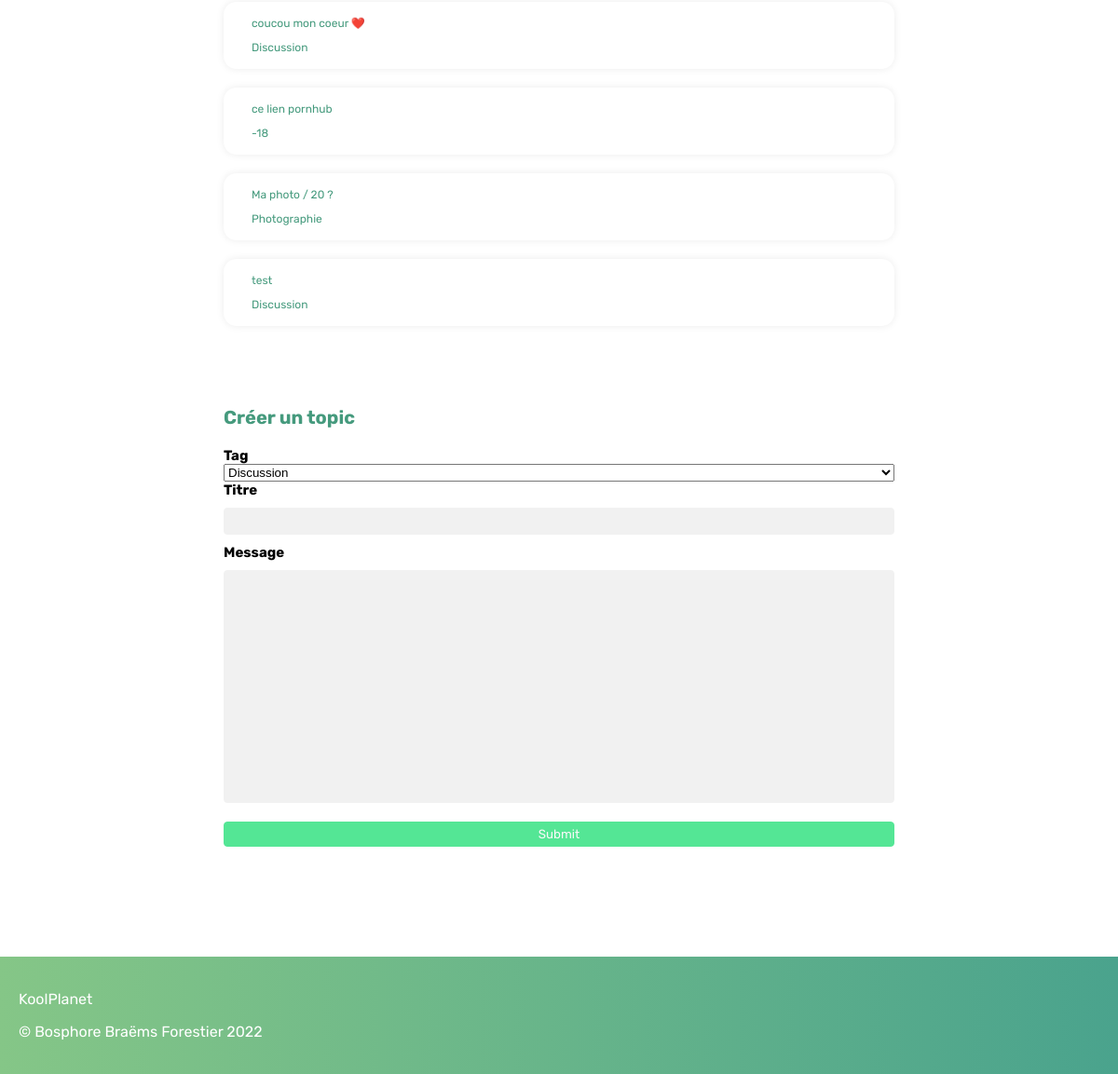
The page /?action=post (signed in, lower part) on the database as committed earlier.
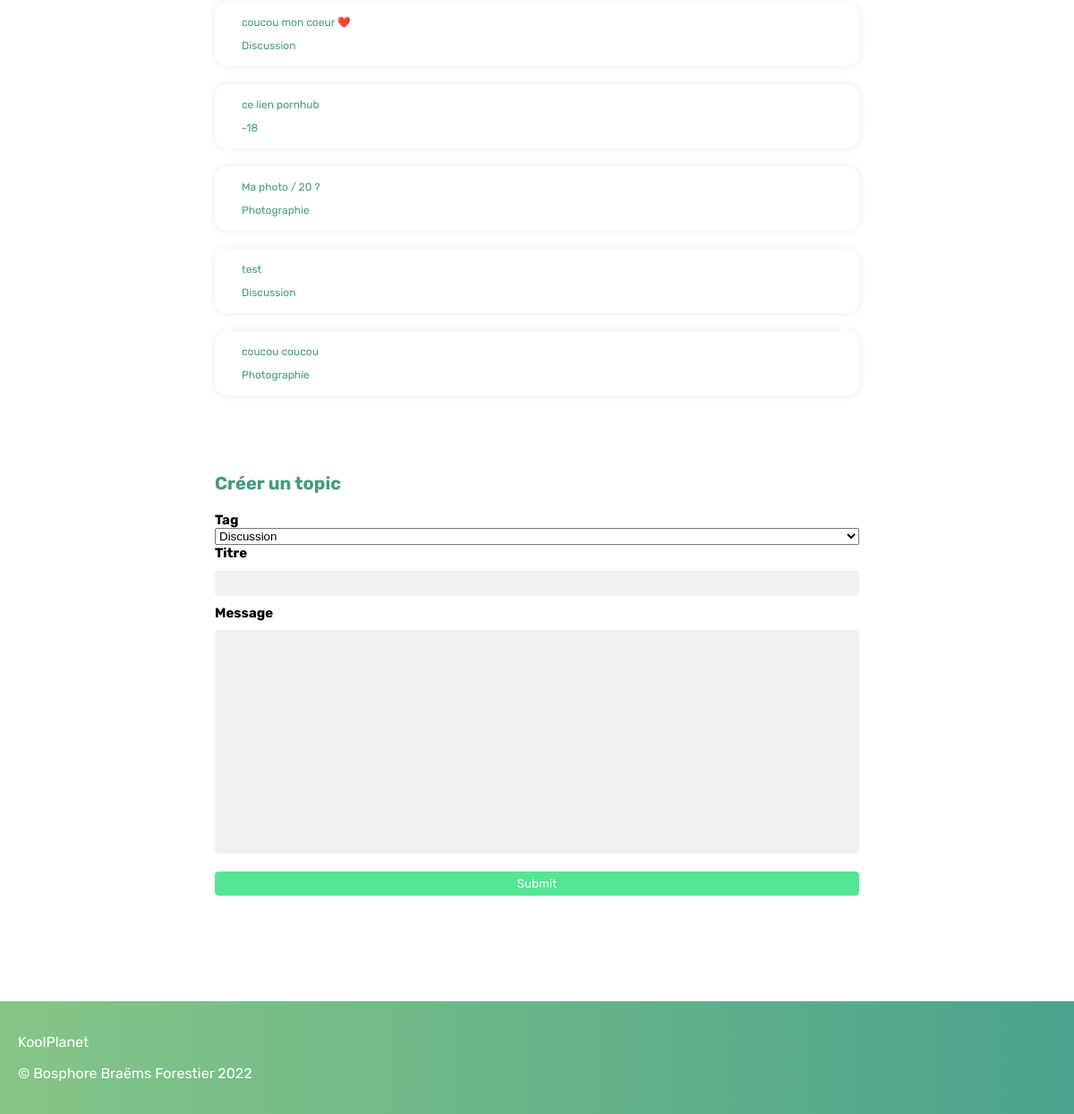
The same page on the database as committed later.
### tables this page shows
CREATE TABLE topic (
    id integer,
    author_id integer not null,
    tag_id integer not null,
    title text unique not null,
    content text not null,
    posted_at datetime not null,
    constraint pk_post primary key (id),
    constraint fk_author foreign key (author_id) references user(id),
    constraint fk_tag foreign key (tag_id) references tag(id)
);

### controllers/postController.php (called while the page is built, shortened)
<?php
$data["form_complete"] = isset($_POST["post_title"]) && isset($_POST["post_content"]);
$data["result"] = "";
$topic_title_filter = "1=1";
$topic_tag_filter = "1=1";
$sql = $db->query('
    select `topic`.id, `tag`.label, title, content, posted_at
    from `topic`
    left join `tag`
    on `topic`.tag_id = `tag`.id
    where '.$topic_title_filter.' and '.$topic_tag_filter.'
    ');
$posts = $sql->fetchAll();
$sql = $db->query("select id, label from `tag`");
$tags = $sql->fetchAll();
$data["post_list"] = $posts;
$data["tags"] = $tags;
render("post", $data);

### views/post.php (the view, shortened to what this page needs)
<div class="container_topic">
    <div>
            <ul>
                <?php foreach ($data["post_list"] as $post){ ?>
                    <li>
                    <div class ="div__topic">
                        <a href="?action=topic&id=<?= $post["id"] ?>">
                            <p><?= htmlspecialchars($post["title"]) ?></p>
                            <p><?= $post["label"] ?></p>
                        </a>
                    </div>
                    </li>
                <?php } ?>
            </ul>
    </div>
    <?php if (isset($_SESSION["login"])){ ?>
        <form class = "form__input" method = "POST" action = '?action=post'>
            <h3>Créer un topic</h3>
            <h4>Tag</h4>
            <select name="topic_tag_query">
                <?php foreach ($data["tags"] as $tag){ ?>
                    <option value=<?= "tag#".$tag["id"] ?>><?= $tag["label"] ?></option>
                <?php } ?>
            </select>
            <h4>Titre</h4>
            <input type = "text" name = "post_title">
            <h4>Message</h4>
            <textarea id="textarea1" type = "text" name = "post_content"></textarea>
            <input type = "submit">
        </form>
    <?php } ?>
</div>

Rows that differ between the two databases and show on the page:
added topic: title "coucou coucou", label "Photographie"
